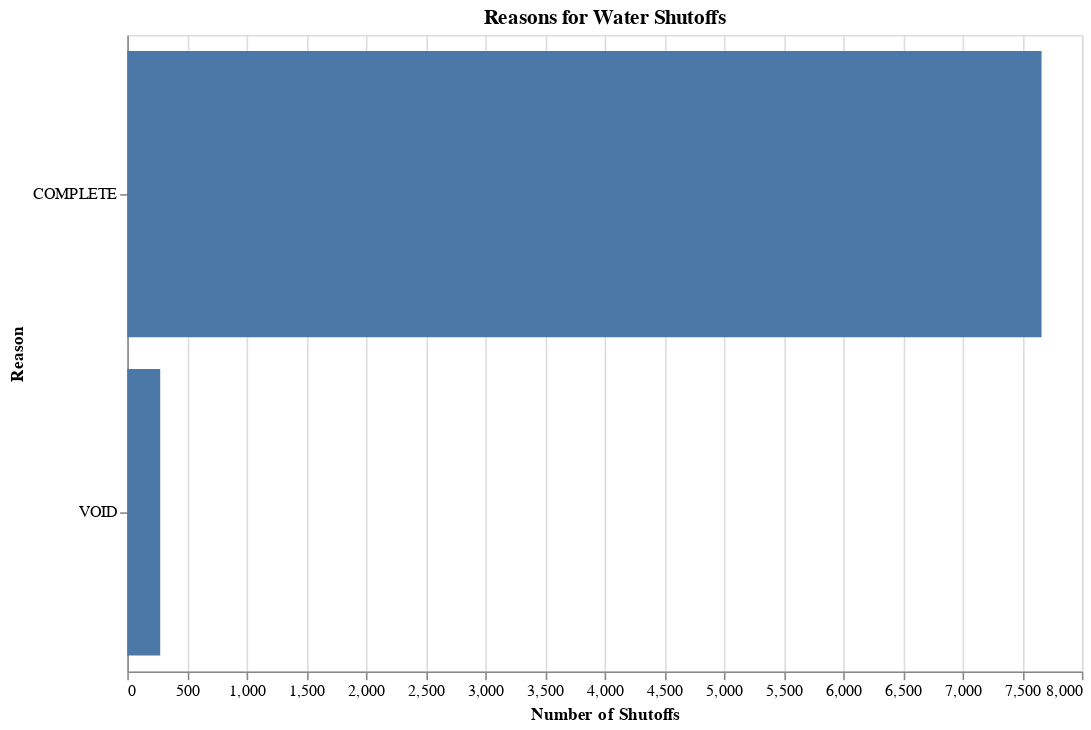

Notebook cell for this chart:
### Code cell
shutoff_reasons = interruptions_2010['WO_DESC'].value_counts().reset_index()
shutoff_reasons.columns = ['Reason', 'Count']

# Create the bar chart
alt.Chart(shutoff_reasons).mark_bar().encode(
    x=alt.X('Count:Q', title='Number of Shutoffs'),
    y=alt.Y('Reason:N', sort='-x', title='Reason'),
    tooltip=['Reason:N', 'Count:Q']
).properties(
    title='Reasons for Water Shutoffs',
    width=600,
    height=400
)

### Figure 1 — Vega-Lite specification as saved in the notebook (floating-point values rounded to 4 significant figures)
{"config": {"view": {"continuousWidth": 300, "continuousHeight": 300}}, "data": {"name": "data-99e3e1c98b1be295bfb663bb35d4f6a0"}, "mark": {"type": "bar"}, "encoding": {"tooltip": [{"field": "Reason", "type": "nominal"}, {"field": "Count", "type": "quantitative"}], "x": {"field": "Count", "title": "Number of Shutoffs", "type": "quantitative"}, "y": {"field": "Reason", "sort": "-x", "title": "Reason", "type": "nominal"}}, "height": 400, "title": "Reasons for Water Shutoffs", "width": 600, "$schema": "https://vega.github.io/schema/vega-lite/v5.8.0.json", "datasets": {"data-99e3e1c98b1be295bfb663bb35d4f6a0": [{"Reason": "COMPLETE", "Count": 7662}, {"Reason": "VOID", "Count": 276}]}}
